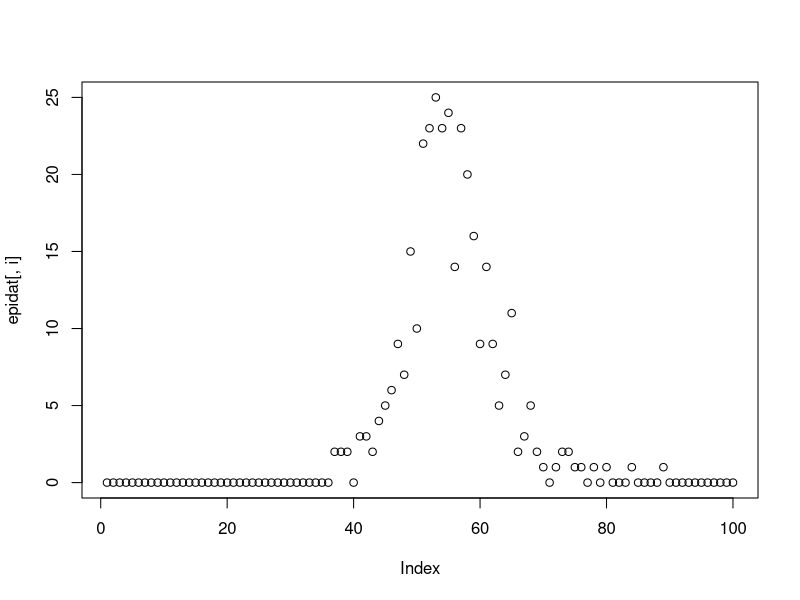
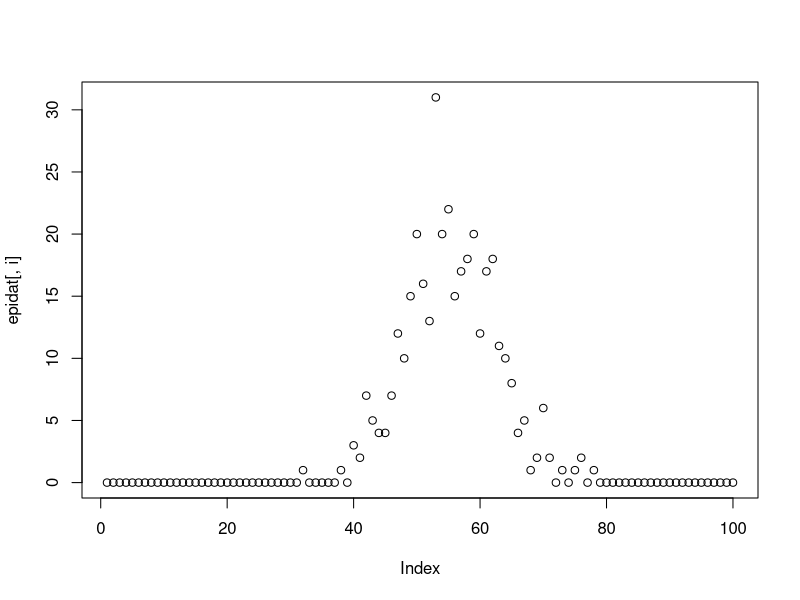
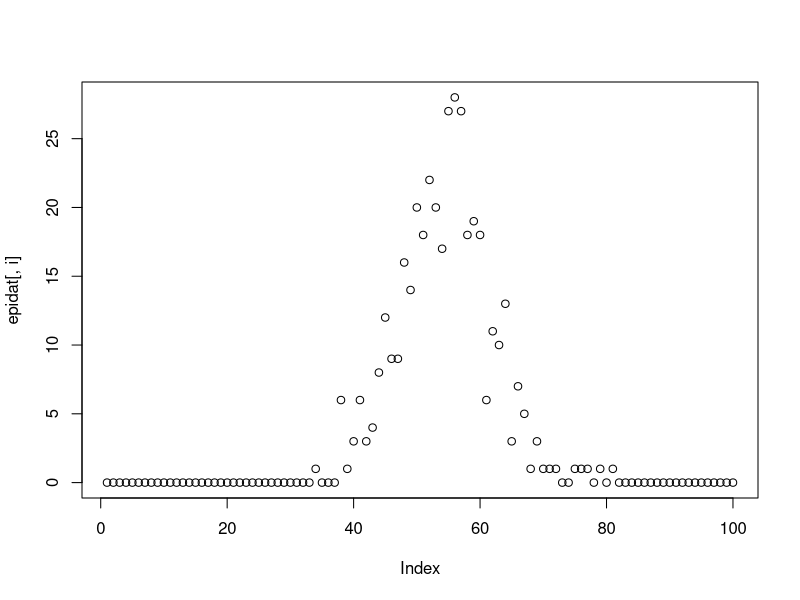
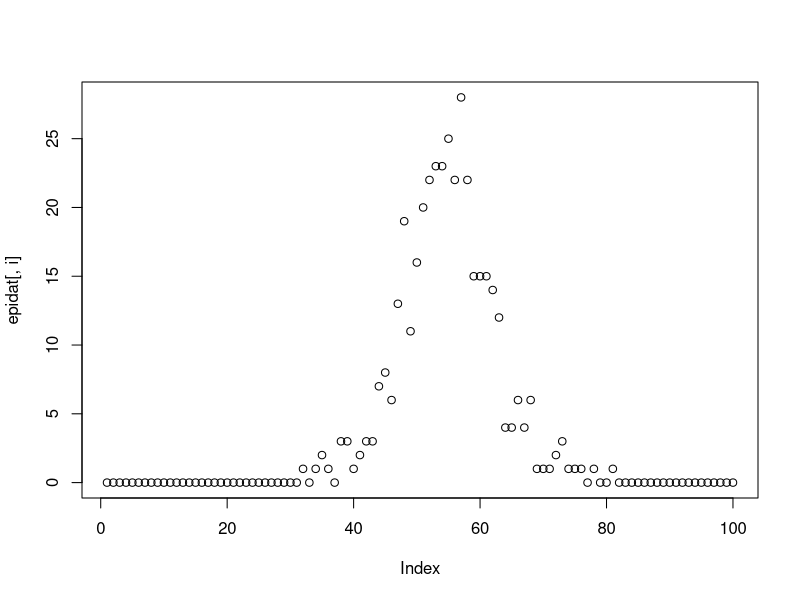
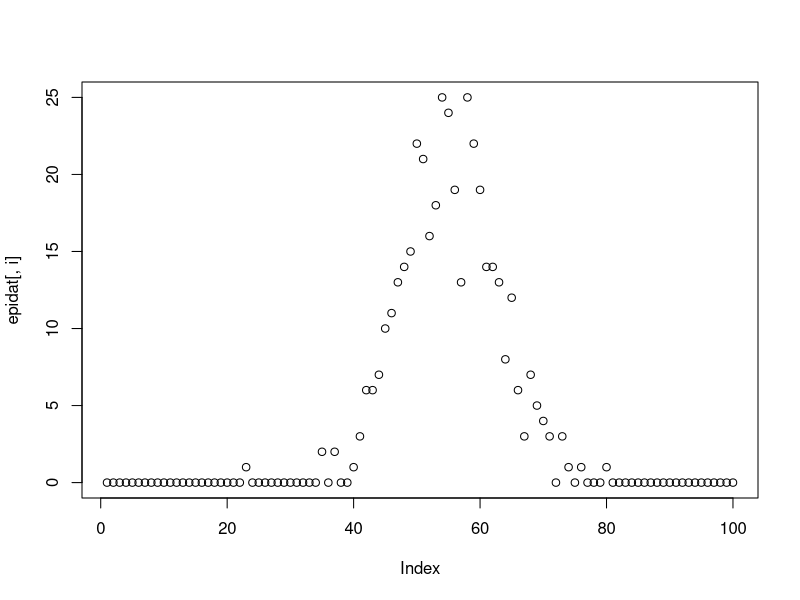
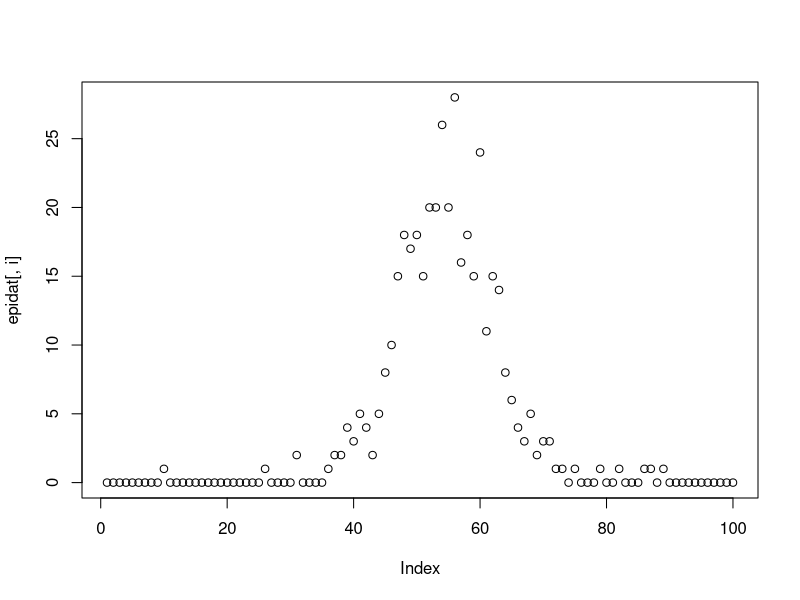
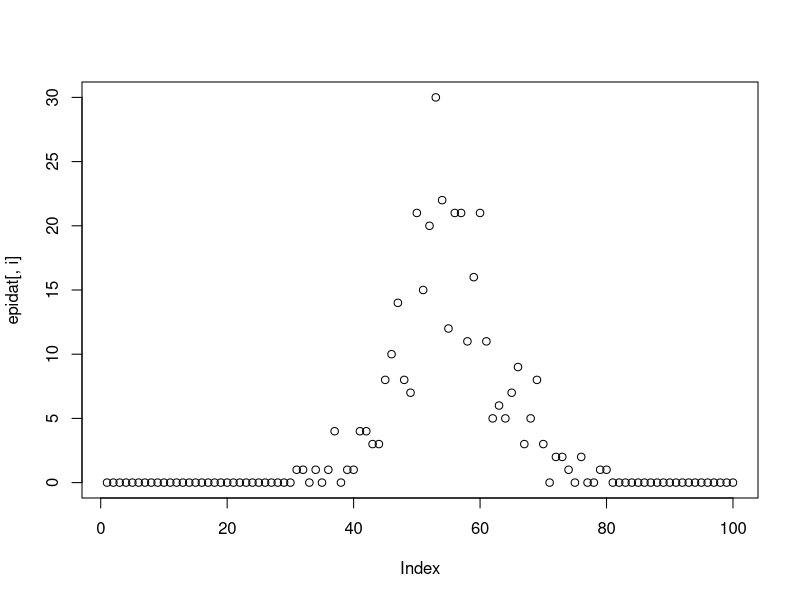
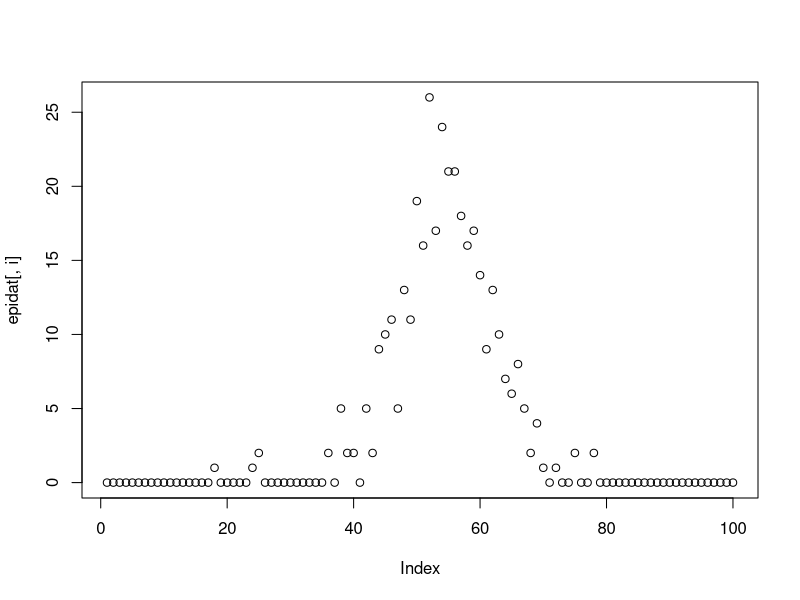

Recreate these plots in R, in order.
## simulate SIR
library(deSolve)
library(dplyr)

N0 <- 1e3
b <- 1.25
g <- 1
steps <- 101
reporting <- 1
nrep <- 500

init <- c(S=1-1e-7,I=1e-7,R=0,CI=0)


tt <- 1:steps
tt2 <- 1:(steps -1)
  
eqn <- function(time,state,parameters){
	with(as.list(c(state,parameters)),{
		dS <- -bet*S*I
    	dI <- bet*S*I-gamm*I
    	dR <- gamm*I
	 	dCI <- bet*S*I
   	return(list(c(dS,dI,dR,dCI)))
	})
}


	pars <- c(bet=b,gamm=g)

episim <- function(x,reporting_rate){
	out <- ode(y=init,times=tt,eqn,parms=x)
	df <- as.data.frame(out)
	Inc <- diff(df$CI)
	#Inc <- df$I
	Ipois <- sapply(Inc*N0,function(x){rpois(1,x*reporting_rate)})
	return(Ipois)
#	return(Inc)
}

epidat <- replicate(nrep, episim(x=pars,reporting_rate=reporting))

for(i in 1:nrep){
	print(plot(epidat[,i]))
}
